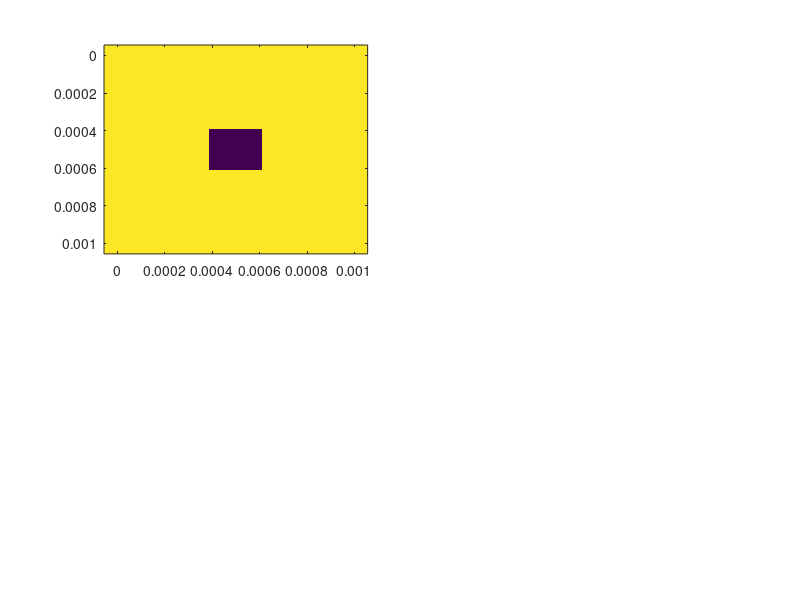

MATLAB code to generate this figure: (Note: this script raises an error after producing the figure.)
clc; close all; clear;

L = 0.001; % Domain size
R = 100E-6; % Bubble radius
N_values = [10, 20, 45, 100]; % Resolution values

% Preparing the figure
fig = figure;
set(fig, 'Position', [100, 100, 1049, 895]); % Set figure position and size

% Dummy objects for the legend
hold on;
h1 = plot(NaN, NaN, 'k', 'LineWidth', 5); % Dummy plot for Discretized Bubble
h2 = plot(NaN, NaN, 'r', 'LineWidth', 2); % Dummy plot for Theoretical Bubble Outline

% Iterating over N values
for idx = 1:length(N_values)
    N = N_values(idx); % Current N value
    [Xc, Yc] = meshgrid(linspace(0, L, N));
    Xb = L/2; % Centering the bubble in the middle of the domain
    Yb = L/2;
    Dis = sqrt((Xc - Xb).^2 + (Yc - Yb).^2);
    bub = (Dis < R);
    
    % Subplot configuration
    subplot(2, 2, idx);
    imagesc([0 L], [0 L], double(~bub)); colormap("parula"); 
    axis square; % Square aspect ratio
    
    % Plotting the theoretical bubble outline in red
    viscircles([N/2, N/2]*L/N, R, 'EdgeColor', 'r', 'LineWidth', 2); % Thicker red circle for visibility
    
    % Improving plot aesthetics
    ax = gca;
    ax.FontSize = 14; % Larger font size for subplot
    ax.LineWidth = .5; % Thicker axes lines for visibility
    ax.GridColor = [0, 0, 0]; % Black color for major grids
    ax.GridAlpha = 0.5; % Transparency of the grid lines
    ax.MinorGridColor = [0.2, 0.2, 0.2]; % Darker minor grid color
    ax.MinorGridAlpha = 0.05; % Transparency of minor grid lines
    ax.MinorGridLineStyle = '--'; % Style of minor grid lines
    ax.XMinorGrid = 'on'; % Turn on minor grid for X-axis
    ax.YMinorGrid = 'on'; % Turn on minor grid for Y-axis
    
    % Labels and title for subplots
    title(sprintf('N = %d', N), 'FontSize', 16);
    xlabel('X Position (m)', 'FontSize', 14);
    ylabel('Y Position (m)', 'FontSize', 14);
end

% Adjust the legend
legend([h1, h2], {'Discretized Bubble', 'Theoretical Bubble Outline'}, 'FontSize', 14, 'Location', 'bestoutside');
hold off;
